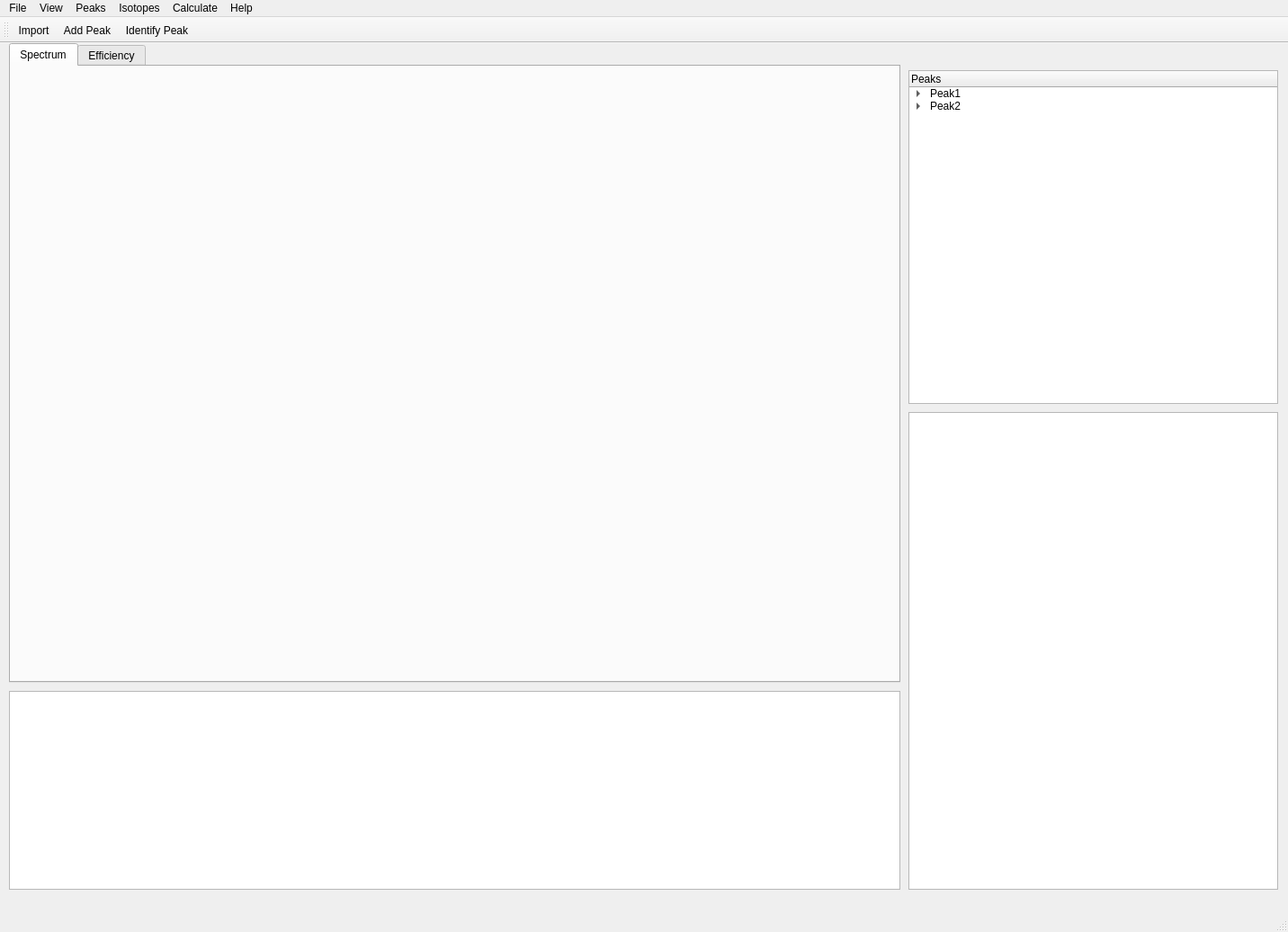
<?xml version="1.0" encoding="UTF-8"?>
<ui version="4.0">
 <class>MainWindow</class>
 <widget class="QMainWindow" name="MainWindow">
  <property name="geometry">
   <rect>
    <x>0</x>
    <y>0</y>
    <width>1432</width>
    <height>1036</height>
   </rect>
  </property>
  <property name="windowTitle">
   <string>MainWindow</string>
  </property>
  <widget class="QWidget" name="centralwidget">
   <widget class="QTabWidget" name="tabWidget">
    <property name="geometry">
     <rect>
      <x>10</x>
      <y>0</y>
      <width>991</width>
      <height>711</height>
     </rect>
    </property>
    <property name="currentIndex">
     <number>0</number>
    </property>
    <widget class="QWidget" name="tab">
     <attribute name="title">
      <string>Spectrum</string>
     </attribute>
     <widget class="PlotWidget" name="widget" native="true">
      <property name="geometry">
       <rect>
        <x>0</x>
        <y>10</y>
        <width>981</width>
        <height>601</height>
       </rect>
      </property>
     </widget>
    </widget>
    <widget class="QWidget" name="tab_2">
     <attribute name="title">
      <string>Efficiency</string>
     </attribute>
     <widget class="PlotWidget" name="widget_2" native="true">
      <property name="geometry">
       <rect>
        <x>0</x>
        <y>10</y>
        <width>981</width>
        <height>611</height>
       </rect>
      </property>
     </widget>
    </widget>
   </widget>
   <widget class="QTreeWidget" name="treeWidget">
    <property name="geometry">
     <rect>
      <x>1010</x>
      <y>30</y>
      <width>411</width>
      <height>371</height>
     </rect>
    </property>
    <column>
     <property name="text">
      <string>Peaks</string>
     </property>
    </column>
    <item>
     <property name="text">
      <string>Peak1</string>
     </property>
     <item>
      <property name="text">
       <string>Background Model</string>
      </property>
     </item>
     <item>
      <property name="text">
       <string>Peak Model</string>
      </property>
     </item>
    </item>
    <item>
     <property name="text">
      <string>Peak2</string>
     </property>
     <item>
      <property name="text">
       <string>Background Model</string>
      </property>
     </item>
     <item>
      <property name="text">
       <string>Peak Model</string>
      </property>
     </item>
    </item>
   </widget>
   <widget class="QTextBrowser" name="textBrowser">
    <property name="geometry">
     <rect>
      <x>10</x>
      <y>720</y>
      <width>991</width>
      <height>221</height>
     </rect>
    </property>
   </widget>
   <widget class="QTableWidget" name="tableWidget">
    <property name="geometry">
     <rect>
      <x>1010</x>
      <y>410</y>
      <width>411</width>
      <height>531</height>
     </rect>
    </property>
   </widget>
  </widget>
  <widget class="QMenuBar" name="menubar">
   <property name="geometry">
    <rect>
     <x>0</x>
     <y>0</y>
     <width>1432</width>
     <height>29</height>
    </rect>
   </property>
   <widget class="QMenu" name="menuFILE">
    <property name="title">
     <string>File</string>
    </property>
    <addaction name="actionOpen"/>
    <addaction name="actionSave"/>
    <addaction name="actionImport"/>
    <addaction name="separator"/>
    <addaction name="actionExit_2"/>
   </widget>
   <widget class="QMenu" name="menuView">
    <property name="title">
     <string>View</string>
    </property>
    <widget class="QMenu" name="menuAxes">
     <property name="title">
      <string>axes</string>
     </property>
     <addaction name="actionYaxis"/>
     <addaction name="actionXaxis"/>
    </widget>
    <addaction name="actionCWT"/>
    <addaction name="menuAxes"/>
    <addaction name="actionLines"/>
    <addaction name="actionColor"/>
   </widget>
   <widget class="QMenu" name="menuFit">
    <property name="title">
     <string>Peaks</string>
    </property>
    <addaction name="actionAuto_Peaks"/>
    <addaction name="actionAdd_Peak"/>
    <addaction name="actionModels"/>
    <addaction name="actionPeak_Report"/>
   </widget>
   <widget class="QMenu" name="menuIsotopes">
    <property name="title">
     <string>Isotopes</string>
    </property>
    <addaction name="actionLoad_Library"/>
    <addaction name="actionIdentify_Peak"/>
   </widget>
   <widget class="QMenu" name="menuHelp">
    <property name="title">
     <string>Help</string>
    </property>
    <addaction name="actionAbout"/>
    <addaction name="actionManual"/>
   </widget>
   <widget class="QMenu" name="menuCalculate">
    <property name="title">
     <string>Calculate</string>
    </property>
    <addaction name="actionActivity"/>
   </widget>
   <addaction name="menuFILE"/>
   <addaction name="menuView"/>
   <addaction name="menuFit"/>
   <addaction name="menuIsotopes"/>
   <addaction name="menuCalculate"/>
   <addaction name="menuHelp"/>
  </widget>
  <widget class="QStatusBar" name="statusbar"/>
  <widget class="QToolBar" name="toolBar">
   <property name="windowTitle">
    <string>toolBar</string>
   </property>
   <attribute name="toolBarArea">
    <enum>TopToolBarArea</enum>
   </attribute>
   <attribute name="toolBarBreak">
    <bool>false</bool>
   </attribute>
   <addaction name="actionImport"/>
   <addaction name="actionAdd_Peak"/>
   <addaction name="actionIdentify_Peak"/>
  </widget>
  <action name="actionExit">
   <property name="text">
    <string>Exit</string>
   </property>
  </action>
  <action name="actionOpen">
   <property name="text">
    <string>Load</string>
   </property>
   <property name="toolTip">
    <string>Open old session (ctrl+l)</string>
   </property>
  </action>
  <action name="actionSave">
   <property name="text">
    <string>Save</string>
   </property>
   <property name="toolTip">
    <string>Save session (ctrl+s)</string>
   </property>
  </action>
  <action name="actionImport">
   <property name="text">
    <string>Import</string>
   </property>
   <property name="toolTip">
    <string>Import channel data</string>
   </property>
  </action>
  <action name="actionExit_2">
   <property name="text">
    <string>Exit</string>
   </property>
   <property name="toolTip">
    <string>Exit (ctrl+q)</string>
   </property>
  </action>
  <action name="actionCWT">
   <property name="text">
    <string>CWT</string>
   </property>
  </action>
  <action name="actionAuto_Peaks">
   <property name="text">
    <string>Auto Peaks</string>
   </property>
   <property name="toolTip">
    <string>Auto Peaks (ctrl+t)</string>
   </property>
  </action>
  <action name="actionAbout">
   <property name="text">
    <string>About</string>
   </property>
  </action>
  <action name="actionManual">
   <property name="text">
    <string>Manual</string>
   </property>
  </action>
  <action name="actionLoad_Library">
   <property name="text">
    <string>Load Library</string>
   </property>
  </action>
  <action name="actionIdentify_Peak">
   <property name="text">
    <string>Identify Peak</string>
   </property>
   <property name="toolTip">
    <string>Identify Peak (ctrl+i)</string>
   </property>
   <property name="iconVisibleInMenu">
    <bool>false</bool>
   </property>
  </action>
  <action name="actionAdd_Peak">
   <property name="text">
    <string>Add Peak</string>
   </property>
   <property name="toolTip">
    <string>Add Peak (ctrl+a)</string>
   </property>
  </action>
  <action name="actionActivity">
   <property name="text">
    <string>Activity</string>
   </property>
  </action>
  <action name="actionYaxis">
   <property name="text">
    <string>yaxis</string>
   </property>
  </action>
  <action name="actionXaxis">
   <property name="text">
    <string>xaxis</string>
   </property>
  </action>
  <action name="actionModels">
   <property name="text">
    <string>Models</string>
   </property>
  </action>
  <action name="actionLines">
   <property name="text">
    <string>markers</string>
   </property>
  </action>
  <action name="actionColor">
   <property name="text">
    <string>colors</string>
   </property>
  </action>
  <action name="actionPeak_Report">
   <property name="text">
    <string>Peak Report</string>
   </property>
  </action>
 </widget>
 <customwidgets>
  <customwidget>
   <class>PlotWidget</class>
   <extends>QWidget</extends>
   <header>pyqtgraph</header>
   <container>1</container>
  </customwidget>
 </customwidgets>
 <resources/>
 <connections/>
</ui>
